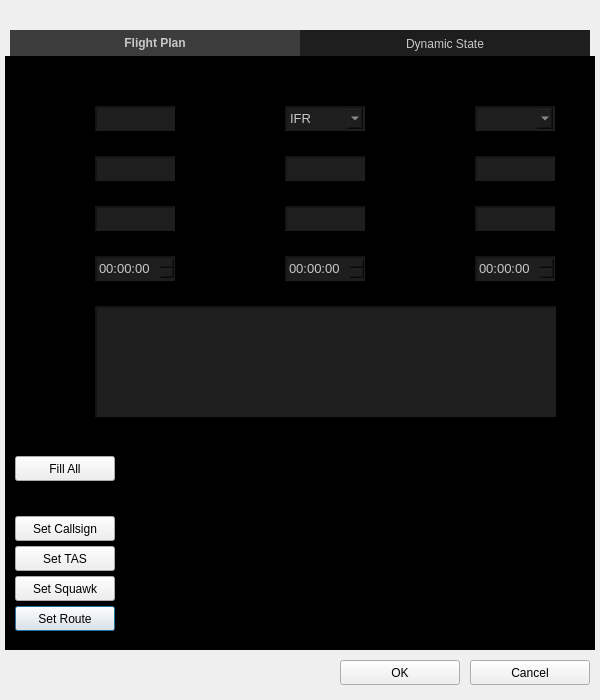
<?xml version="1.0" encoding="UTF-8"?>
<ui version="4.0">
 <class>DialogFlightCreator</class>
 <widget class="QDialog" name="DialogFlightCreator">
  <property name="geometry">
   <rect>
    <x>0</x>
    <y>0</y>
    <width>600</width>
    <height>700</height>
   </rect>
  </property>
  <property name="windowTitle">
   <string>Dialog</string>
  </property>
  <widget class="QTabWidget" name="tabWidget">
   <property name="geometry">
    <rect>
     <x>5</x>
     <y>30</y>
     <width>590</width>
     <height>620</height>
    </rect>
   </property>
   <property name="styleSheet">
    <string notr="true">QTabWidget
{
	background: #000000;
	border: none;
}

QTabWidget::tab-bar
{
	left: 5px;
}

QTabWidget::pane
{
	border: none;
}

QWidget#tabFlightPlan, QWidget#tabDynamicState
{
	background: #000000;
}

QTabBar::tab
{
	color: #c8c8c8;
	width: 290px;
}

QTabBar::tab:selected
{
	font: bold;
	background: #3c3c3c;
}

QTabBar::tab:selected:hover
{
	font: bold;
	background: #464646;
}

QTabBar::tab:!selected
{
	background: #1e1e1e;
}

QTabBar::tab:!selected:hover
{
	background: #282828;
}

QLineEdit:enabled
{
	color: #c8c8c8;
	background-color: #1e1e1e;
	border-style: inset;
	border-width: 2px;
	border-color: #141414;
	font: 13px;
}

QLineEdit
{
	color: #323232;
	background-color: #050505;
	border-style: inset;
	border-width: 2px;
	border-color: #0a0a0a;
	font: 13px;
}

QGroupBox
{
	color: #c8c8c8;
	border-style: inset;
	border-width: 2px;
	border-color: #141414;
	font: 13px;
}

QRadioButton
{
	color: #c8c8c8;
	font: 13px;
}

QScrollBar:vertical
{
	background: #000000;
	width: 8px;
	border: none;
	margin: 0px 0px 0px 0px;
}

QScrollBar::handle:vertical {
    background: #505050;
}

QScrollBar::add-page:vertical
{
	background: #1e1e1e;
	border: none;
}

QScrollBar::sub-page:vertical
{
	background: #1e1e1e;
	border: none;
}

QTimeEdit:enabled
{
	color: #c8c8c8;
	background-color: #1e1e1e;
	border-style: inset;
	border-width: 2px;
	border-color: #141414;
	selection-background-color: #060064;
	font: 13px;
}

QTimeEdit
{
	color: #323232;
	background-color: #050505;
	border-style: inset;
	border-width: 2px;
	border-color: #0a0a0a;
	font: 13px;
}

QSpinBox:enabled
{
	color: #c8c8c8;
	background-color: #1e1e1e;
	border-style: inset;
	border-width: 2px;
	border-color: #141414;
	selection-background-color: #060064;
	font: 13px;
}

QSpinBox
{
	color: #323232;
	background-color: #050505;
	border-style: inset;
	border-width: 2px;
	border-color: #0a0a0a;
	font: 13px;
}</string>
   </property>
   <property name="tabPosition">
    <enum>QTabWidget::North</enum>
   </property>
   <property name="currentIndex">
    <number>0</number>
   </property>
   <widget class="QWidget" name="tabFlightPlan">
    <attribute name="title">
     <string>Flight Plan</string>
    </attribute>
    <widget class="QLabel" name="labelCallsign">
     <property name="geometry">
      <rect>
       <x>0</x>
       <y>50</y>
       <width>80</width>
       <height>25</height>
      </rect>
     </property>
     <property name="text">
      <string>Callsign:</string>
     </property>
     <property name="alignment">
      <set>Qt::AlignRight|Qt::AlignTrailing|Qt::AlignVCenter</set>
     </property>
    </widget>
    <widget class="QLabel" name="labelAcftType">
     <property name="geometry">
      <rect>
       <x>380</x>
       <y>50</y>
       <width>80</width>
       <height>25</height>
      </rect>
     </property>
     <property name="text">
      <string>Acft Type:</string>
     </property>
     <property name="alignment">
      <set>Qt::AlignRight|Qt::AlignTrailing|Qt::AlignVCenter</set>
     </property>
    </widget>
    <widget class="QLabel" name="labelDeparture">
     <property name="geometry">
      <rect>
       <x>0</x>
       <y>100</y>
       <width>80</width>
       <height>25</height>
      </rect>
     </property>
     <property name="text">
      <string>Departure:</string>
     </property>
     <property name="alignment">
      <set>Qt::AlignRight|Qt::AlignTrailing|Qt::AlignVCenter</set>
     </property>
    </widget>
    <widget class="QLabel" name="labelDestination">
     <property name="geometry">
      <rect>
       <x>190</x>
       <y>100</y>
       <width>80</width>
       <height>25</height>
      </rect>
     </property>
     <property name="text">
      <string>Destination:</string>
     </property>
     <property name="alignment">
      <set>Qt::AlignRight|Qt::AlignTrailing|Qt::AlignVCenter</set>
     </property>
    </widget>
    <widget class="QLabel" name="labelAlternate">
     <property name="geometry">
      <rect>
       <x>380</x>
       <y>100</y>
       <width>80</width>
       <height>25</height>
      </rect>
     </property>
     <property name="text">
      <string>Alternate:</string>
     </property>
     <property name="alignment">
      <set>Qt::AlignRight|Qt::AlignTrailing|Qt::AlignVCenter</set>
     </property>
    </widget>
    <widget class="QLabel" name="labelTAS">
     <property name="geometry">
      <rect>
       <x>0</x>
       <y>150</y>
       <width>80</width>
       <height>25</height>
      </rect>
     </property>
     <property name="text">
      <string>TAS:</string>
     </property>
     <property name="alignment">
      <set>Qt::AlignRight|Qt::AlignTrailing|Qt::AlignVCenter</set>
     </property>
    </widget>
    <widget class="QLabel" name="labelAltitude">
     <property name="geometry">
      <rect>
       <x>190</x>
       <y>150</y>
       <width>80</width>
       <height>25</height>
      </rect>
     </property>
     <property name="text">
      <string>Altitude:</string>
     </property>
     <property name="alignment">
      <set>Qt::AlignRight|Qt::AlignTrailing|Qt::AlignVCenter</set>
     </property>
    </widget>
    <widget class="QLabel" name="labelSquawk">
     <property name="geometry">
      <rect>
       <x>380</x>
       <y>150</y>
       <width>80</width>
       <height>25</height>
      </rect>
     </property>
     <property name="text">
      <string>Squawk:</string>
     </property>
     <property name="alignment">
      <set>Qt::AlignRight|Qt::AlignTrailing|Qt::AlignVCenter</set>
     </property>
    </widget>
    <widget class="QLabel" name="labelDepTime">
     <property name="geometry">
      <rect>
       <x>-20</x>
       <y>200</y>
       <width>100</width>
       <height>25</height>
      </rect>
     </property>
     <property name="text">
      <string>Dep. Time:</string>
     </property>
     <property name="alignment">
      <set>Qt::AlignRight|Qt::AlignTrailing|Qt::AlignVCenter</set>
     </property>
    </widget>
    <widget class="QLabel" name="labelEnrTime">
     <property name="geometry">
      <rect>
       <x>170</x>
       <y>200</y>
       <width>100</width>
       <height>25</height>
      </rect>
     </property>
     <property name="text">
      <string>Enroute Time:</string>
     </property>
     <property name="alignment">
      <set>Qt::AlignRight|Qt::AlignTrailing|Qt::AlignVCenter</set>
     </property>
    </widget>
    <widget class="QLabel" name="LabelRoute">
     <property name="geometry">
      <rect>
       <x>0</x>
       <y>250</y>
       <width>80</width>
       <height>25</height>
      </rect>
     </property>
     <property name="text">
      <string>Route:</string>
     </property>
     <property name="alignment">
      <set>Qt::AlignRight|Qt::AlignTrailing|Qt::AlignVCenter</set>
     </property>
    </widget>
    <widget class="QLineEdit" name="lineEditCallsign">
     <property name="geometry">
      <rect>
       <x>90</x>
       <y>50</y>
       <width>80</width>
       <height>25</height>
      </rect>
     </property>
    </widget>
    <widget class="QComboBox" name="comboBoxFlightRules">
     <property name="geometry">
      <rect>
       <x>280</x>
       <y>50</y>
       <width>80</width>
       <height>25</height>
      </rect>
     </property>
     <property name="styleSheet">
      <string notr="true">QComboBox
{
	color: #c8c8c8;
	background-color: #1e1e1e;
	border-style: inset;
	border-width: 2px;
	border-color: #141414;
	font: 13px;
}

QComboBox QAbstractItemView
{	
	color: #c8c8c8;
	background-color: #1e1e1e;
    selection-background-color: #060064;
	font: 13px;
}</string>
     </property>
     <item>
      <property name="text">
       <string>IFR</string>
      </property>
     </item>
     <item>
      <property name="text">
       <string>VFR</string>
      </property>
     </item>
     <item>
      <property name="text">
       <string>SVFR</string>
      </property>
     </item>
    </widget>
    <widget class="QLineEdit" name="lineEditDeparture">
     <property name="geometry">
      <rect>
       <x>90</x>
       <y>100</y>
       <width>80</width>
       <height>25</height>
      </rect>
     </property>
    </widget>
    <widget class="QLineEdit" name="lineEditDestination">
     <property name="geometry">
      <rect>
       <x>280</x>
       <y>100</y>
       <width>80</width>
       <height>25</height>
      </rect>
     </property>
    </widget>
    <widget class="QLineEdit" name="lineEditAlternate">
     <property name="geometry">
      <rect>
       <x>470</x>
       <y>100</y>
       <width>80</width>
       <height>25</height>
      </rect>
     </property>
    </widget>
    <widget class="QLabel" name="labelCallsign_2">
     <property name="geometry">
      <rect>
       <x>190</x>
       <y>50</y>
       <width>80</width>
       <height>25</height>
      </rect>
     </property>
     <property name="text">
      <string>Fligth Rules:</string>
     </property>
     <property name="alignment">
      <set>Qt::AlignRight|Qt::AlignTrailing|Qt::AlignVCenter</set>
     </property>
    </widget>
    <widget class="QLineEdit" name="lineEditTAS">
     <property name="geometry">
      <rect>
       <x>90</x>
       <y>150</y>
       <width>80</width>
       <height>25</height>
      </rect>
     </property>
    </widget>
    <widget class="QLineEdit" name="lineEditAltitude">
     <property name="geometry">
      <rect>
       <x>280</x>
       <y>150</y>
       <width>80</width>
       <height>25</height>
      </rect>
     </property>
    </widget>
    <widget class="QLineEdit" name="lineEditSquawk">
     <property name="geometry">
      <rect>
       <x>470</x>
       <y>150</y>
       <width>80</width>
       <height>25</height>
      </rect>
     </property>
    </widget>
    <widget class="QLabel" name="labelFuelTime">
     <property name="geometry">
      <rect>
       <x>360</x>
       <y>200</y>
       <width>100</width>
       <height>25</height>
      </rect>
     </property>
     <property name="text">
      <string>Fuel Time:</string>
     </property>
     <property name="alignment">
      <set>Qt::AlignRight|Qt::AlignTrailing|Qt::AlignVCenter</set>
     </property>
    </widget>
    <widget class="QTextEdit" name="textEditRoute">
     <property name="geometry">
      <rect>
       <x>90</x>
       <y>250</y>
       <width>461</width>
       <height>111</height>
      </rect>
     </property>
     <property name="styleSheet">
      <string notr="true">QTextEdit
{
	color: #c8c8c8;
	background-color: #1e1e1e;
	border-style: inset;
	border-width: 2px;
	border-color: #141414;
}

QScrollBar:vertical
{
	background: #000000;
	width: 5px;
	border: none;
	margin: 0px 0px 0px 0px;
}

QScrollBar::handle:vertical {
    background: #323232;
}

QScrollBar::add-page:vertical
{
	background: #1e1e1e;
	border: none;
}

QScrollBar::sub-page:vertical
{
	background: #1e1e1e;
	border: none;
}</string>
     </property>
    </widget>
    <widget class="QPushButton" name="buttonSetRoute">
     <property name="geometry">
      <rect>
       <x>10</x>
       <y>550</y>
       <width>100</width>
       <height>25</height>
      </rect>
     </property>
     <property name="text">
      <string>Set Route</string>
     </property>
    </widget>
    <widget class="QPushButton" name="buttonFillAll">
     <property name="geometry">
      <rect>
       <x>10</x>
       <y>400</y>
       <width>100</width>
       <height>25</height>
      </rect>
     </property>
     <property name="text">
      <string>Fill All</string>
     </property>
    </widget>
    <widget class="QComboBox" name="comboBoxAcftType">
     <property name="geometry">
      <rect>
       <x>470</x>
       <y>50</y>
       <width>80</width>
       <height>25</height>
      </rect>
     </property>
     <property name="styleSheet">
      <string notr="true">QComboBox
{
	color: #c8c8c8;
	background-color: #1e1e1e;
	border-style: inset;
	border-width: 2px;
	border-color: #141414;
	font: 13px;
}

QComboBox QAbstractItemView
{	
	color: #c8c8c8;
	background-color: #1e1e1e;
    selection-background-color: #060064;
	font: 13px;
}</string>
     </property>
    </widget>
    <widget class="QPushButton" name="buttonSetCallsign">
     <property name="geometry">
      <rect>
       <x>10</x>
       <y>460</y>
       <width>100</width>
       <height>25</height>
      </rect>
     </property>
     <property name="text">
      <string>Set Callsign</string>
     </property>
    </widget>
    <widget class="QPushButton" name="buttonSetSquawk">
     <property name="geometry">
      <rect>
       <x>10</x>
       <y>520</y>
       <width>100</width>
       <height>25</height>
      </rect>
     </property>
     <property name="text">
      <string>Set Squawk</string>
     </property>
    </widget>
    <widget class="QPushButton" name="buttonSetTAS">
     <property name="geometry">
      <rect>
       <x>10</x>
       <y>490</y>
       <width>100</width>
       <height>25</height>
      </rect>
     </property>
     <property name="text">
      <string>Set TAS</string>
     </property>
    </widget>
    <widget class="QTimeEdit" name="timeEditDepTime">
     <property name="geometry">
      <rect>
       <x>90</x>
       <y>200</y>
       <width>80</width>
       <height>25</height>
      </rect>
     </property>
    </widget>
    <widget class="QTimeEdit" name="timeEditEnrTime">
     <property name="geometry">
      <rect>
       <x>280</x>
       <y>200</y>
       <width>80</width>
       <height>25</height>
      </rect>
     </property>
    </widget>
    <widget class="QTimeEdit" name="timeEditFuelTime">
     <property name="geometry">
      <rect>
       <x>470</x>
       <y>200</y>
       <width>80</width>
       <height>25</height>
      </rect>
     </property>
    </widget>
   </widget>
   <widget class="QWidget" name="tabDynamicState">
    <attribute name="title">
     <string>Dynamic State</string>
    </attribute>
    <widget class="QGroupBox" name="groupBoxAcftState">
     <property name="geometry">
      <rect>
       <x>20</x>
       <y>30</y>
       <width>551</width>
       <height>221</height>
      </rect>
     </property>
     <property name="title">
      <string>Aircraft State:</string>
     </property>
     <widget class="QLabel" name="labelLatitude">
      <property name="geometry">
       <rect>
        <x>60</x>
        <y>20</y>
        <width>120</width>
        <height>25</height>
       </rect>
      </property>
      <property name="text">
       <string>Latitude:</string>
      </property>
      <property name="alignment">
       <set>Qt::AlignRight|Qt::AlignTrailing|Qt::AlignVCenter</set>
      </property>
     </widget>
     <widget class="QLabel" name="labelTrueHDG">
      <property name="geometry">
       <rect>
        <x>60</x>
        <y>180</y>
        <width>120</width>
        <height>25</height>
       </rect>
      </property>
      <property name="text">
       <string>True Heading:</string>
      </property>
      <property name="alignment">
       <set>Qt::AlignRight|Qt::AlignTrailing|Qt::AlignVCenter</set>
      </property>
     </widget>
     <widget class="QLabel" name="labelTASCurrent">
      <property name="geometry">
       <rect>
        <x>60</x>
        <y>140</y>
        <width>120</width>
        <height>25</height>
       </rect>
      </property>
      <property name="text">
       <string>KTAS:</string>
      </property>
      <property name="alignment">
       <set>Qt::AlignRight|Qt::AlignTrailing|Qt::AlignVCenter</set>
      </property>
     </widget>
     <widget class="QLabel" name="labelAltitudeCurrent">
      <property name="geometry">
       <rect>
        <x>60</x>
        <y>100</y>
        <width>120</width>
        <height>25</height>
       </rect>
      </property>
      <property name="text">
       <string>Altitude:</string>
      </property>
      <property name="alignment">
       <set>Qt::AlignRight|Qt::AlignTrailing|Qt::AlignVCenter</set>
      </property>
     </widget>
     <widget class="QLabel" name="labelLongitude">
      <property name="geometry">
       <rect>
        <x>60</x>
        <y>60</y>
        <width>120</width>
        <height>25</height>
       </rect>
      </property>
      <property name="text">
       <string>Longitude:</string>
      </property>
      <property name="alignment">
       <set>Qt::AlignRight|Qt::AlignTrailing|Qt::AlignVCenter</set>
      </property>
     </widget>
     <widget class="QLineEdit" name="lineEditLatitude">
      <property name="geometry">
       <rect>
        <x>190</x>
        <y>20</y>
        <width>120</width>
        <height>25</height>
       </rect>
      </property>
     </widget>
     <widget class="QLineEdit" name="lineEditLongitude">
      <property name="geometry">
       <rect>
        <x>190</x>
        <y>60</y>
        <width>120</width>
        <height>25</height>
       </rect>
      </property>
     </widget>
     <widget class="QLineEdit" name="lineEditAltitudeCurrent">
      <property name="geometry">
       <rect>
        <x>190</x>
        <y>100</y>
        <width>120</width>
        <height>25</height>
       </rect>
      </property>
     </widget>
     <widget class="QLineEdit" name="lineEditTASCurrent">
      <property name="geometry">
       <rect>
        <x>190</x>
        <y>140</y>
        <width>120</width>
        <height>25</height>
       </rect>
      </property>
     </widget>
     <widget class="QLabel" name="labelSquawkCurrent">
      <property name="geometry">
       <rect>
        <x>280</x>
        <y>20</y>
        <width>120</width>
        <height>25</height>
       </rect>
      </property>
      <property name="text">
       <string>Squawk:</string>
      </property>
      <property name="alignment">
       <set>Qt::AlignRight|Qt::AlignTrailing|Qt::AlignVCenter</set>
      </property>
     </widget>
     <widget class="QLineEdit" name="lineEditSquawkCurrent">
      <property name="geometry">
       <rect>
        <x>410</x>
        <y>20</y>
        <width>120</width>
        <height>25</height>
       </rect>
      </property>
     </widget>
     <widget class="QPushButton" name="buttonGetLocation">
      <property name="geometry">
       <rect>
        <x>410</x>
        <y>100</y>
        <width>120</width>
        <height>25</height>
       </rect>
      </property>
      <property name="text">
       <string>Get Location</string>
      </property>
     </widget>
     <widget class="QSpinBox" name="spinBoxTrueHDG">
      <property name="geometry">
       <rect>
        <x>190</x>
        <y>180</y>
        <width>120</width>
        <height>25</height>
       </rect>
      </property>
      <property name="maximum">
       <number>359</number>
      </property>
     </widget>
    </widget>
    <widget class="QGroupBox" name="groupBoxNavType">
     <property name="geometry">
      <rect>
       <x>20</x>
       <y>270</y>
       <width>551</width>
       <height>81</height>
      </rect>
     </property>
     <property name="title">
      <string>Navigation Type:</string>
     </property>
     <widget class="QRadioButton" name="radioButtonOwnNav">
      <property name="geometry">
       <rect>
        <x>120</x>
        <y>30</y>
        <width>160</width>
        <height>25</height>
       </rect>
      </property>
      <property name="text">
       <string>Own Navigation</string>
      </property>
     </widget>
     <widget class="QRadioButton" name="radioButtonHDG">
      <property name="geometry">
       <rect>
        <x>260</x>
        <y>30</y>
        <width>160</width>
        <height>25</height>
       </rect>
      </property>
      <property name="text">
       <string>Magnetic Heading</string>
      </property>
     </widget>
    </widget>
    <widget class="QGroupBox" name="groupBoxFlightRes">
     <property name="geometry">
      <rect>
       <x>20</x>
       <y>370</y>
       <width>551</width>
       <height>181</height>
      </rect>
     </property>
     <property name="title">
      <string>Flight Restrictions:</string>
     </property>
     <widget class="QLabel" name="labelAltitudeRes">
      <property name="geometry">
       <rect>
        <x>60</x>
        <y>20</y>
        <width>120</width>
        <height>25</height>
       </rect>
      </property>
      <property name="text">
       <string>Altitude:</string>
      </property>
      <property name="alignment">
       <set>Qt::AlignRight|Qt::AlignTrailing|Qt::AlignVCenter</set>
      </property>
     </widget>
     <widget class="QLabel" name="labelSpeedRes">
      <property name="geometry">
       <rect>
        <x>60</x>
        <y>60</y>
        <width>120</width>
        <height>25</height>
       </rect>
      </property>
      <property name="text">
       <string>Speed:</string>
      </property>
      <property name="alignment">
       <set>Qt::AlignRight|Qt::AlignTrailing|Qt::AlignVCenter</set>
      </property>
     </widget>
     <widget class="QLabel" name="labelHeadingRes">
      <property name="geometry">
       <rect>
        <x>60</x>
        <y>100</y>
        <width>120</width>
        <height>25</height>
       </rect>
      </property>
      <property name="text">
       <string>Magnetic Heading:</string>
      </property>
      <property name="alignment">
       <set>Qt::AlignRight|Qt::AlignTrailing|Qt::AlignVCenter</set>
      </property>
     </widget>
     <widget class="QLabel" name="labelNextFix">
      <property name="geometry">
       <rect>
        <x>60</x>
        <y>140</y>
        <width>120</width>
        <height>25</height>
       </rect>
      </property>
      <property name="text">
       <string>Next Fix:</string>
      </property>
      <property name="alignment">
       <set>Qt::AlignRight|Qt::AlignTrailing|Qt::AlignVCenter</set>
      </property>
     </widget>
     <widget class="QLineEdit" name="lineEditAltitudeRes">
      <property name="geometry">
       <rect>
        <x>190</x>
        <y>20</y>
        <width>120</width>
        <height>25</height>
       </rect>
      </property>
      <property name="cursorPosition">
       <number>0</number>
      </property>
     </widget>
     <widget class="QLineEdit" name="lineEditSpeedRes">
      <property name="geometry">
       <rect>
        <x>190</x>
        <y>60</y>
        <width>120</width>
        <height>25</height>
       </rect>
      </property>
     </widget>
     <widget class="QLineEdit" name="lineEditNextFix">
      <property name="geometry">
       <rect>
        <x>190</x>
        <y>140</y>
        <width>120</width>
        <height>25</height>
       </rect>
      </property>
     </widget>
     <widget class="QLabel" name="labelSimulationStart">
      <property name="geometry">
       <rect>
        <x>410</x>
        <y>110</y>
        <width>140</width>
        <height>25</height>
       </rect>
      </property>
      <property name="text">
       <string>Simulation start time:</string>
      </property>
      <property name="alignment">
       <set>Qt::AlignLeading|Qt::AlignLeft|Qt::AlignVCenter</set>
      </property>
     </widget>
     <widget class="QLabel" name="labelTime">
      <property name="geometry">
       <rect>
        <x>370</x>
        <y>140</y>
        <width>40</width>
        <height>25</height>
       </rect>
      </property>
      <property name="text">
       <string>T + </string>
      </property>
      <property name="alignment">
       <set>Qt::AlignRight|Qt::AlignTrailing|Qt::AlignVCenter</set>
      </property>
     </widget>
     <widget class="QTimeEdit" name="timeEditSimulationStart">
      <property name="geometry">
       <rect>
        <x>410</x>
        <y>140</y>
        <width>120</width>
        <height>25</height>
       </rect>
      </property>
      <property name="displayFormat">
       <string>HH:mm:ss</string>
      </property>
     </widget>
     <widget class="QSpinBox" name="spinBoxHeadingRes">
      <property name="geometry">
       <rect>
        <x>190</x>
        <y>100</y>
        <width>120</width>
        <height>25</height>
       </rect>
      </property>
      <property name="minimum">
       <number>5</number>
      </property>
      <property name="maximum">
       <number>360</number>
      </property>
      <property name="singleStep">
       <number>5</number>
      </property>
     </widget>
    </widget>
   </widget>
  </widget>
  <widget class="QPushButton" name="buttonOK">
   <property name="geometry">
    <rect>
     <x>340</x>
     <y>660</y>
     <width>120</width>
     <height>25</height>
    </rect>
   </property>
   <property name="text">
    <string>OK</string>
   </property>
  </widget>
  <widget class="QPushButton" name="buttonCancel">
   <property name="geometry">
    <rect>
     <x>470</x>
     <y>660</y>
     <width>120</width>
     <height>25</height>
    </rect>
   </property>
   <property name="text">
    <string>Cancel</string>
   </property>
  </widget>
 </widget>
 <resources/>
 <connections/>
</ui>
